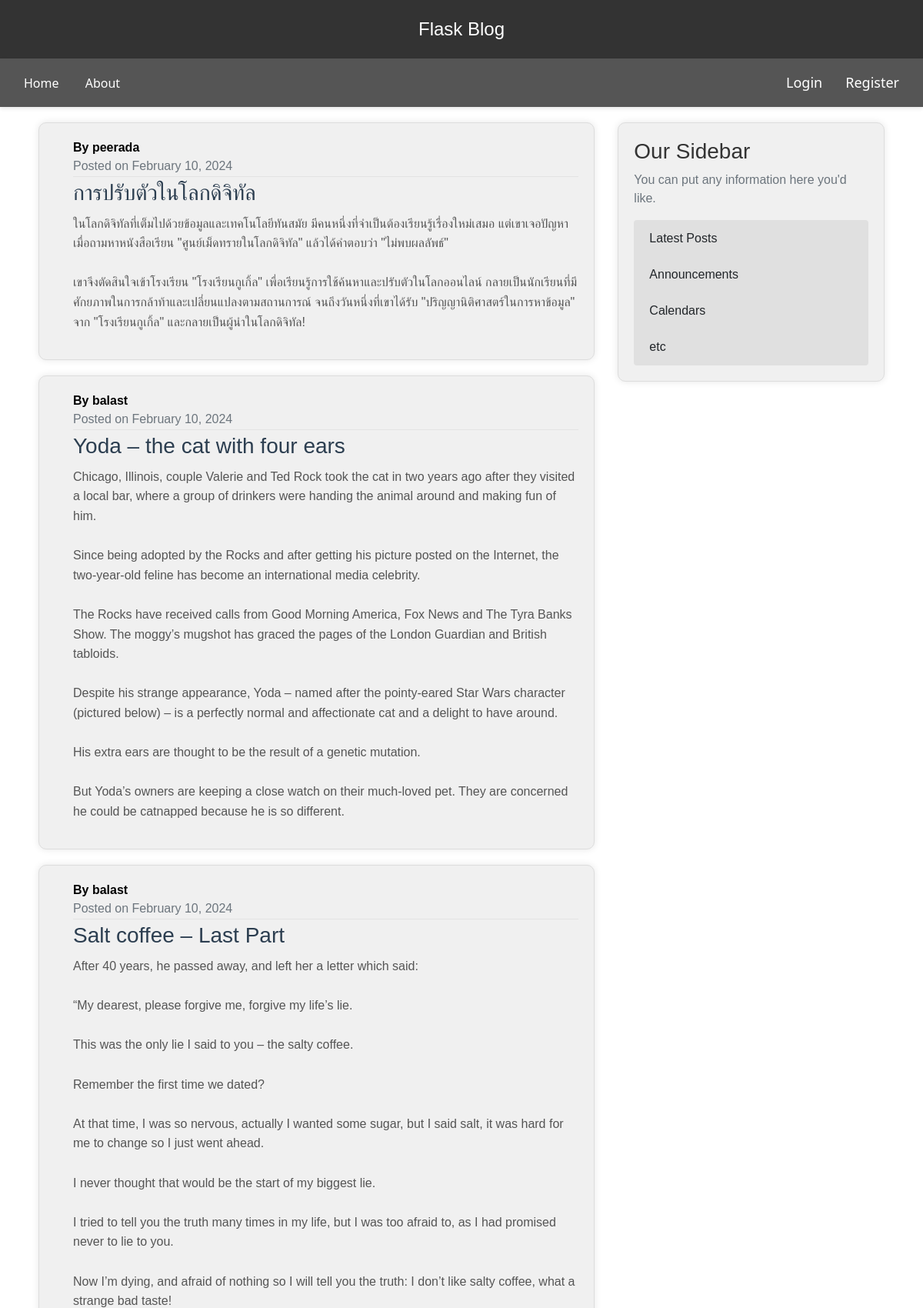
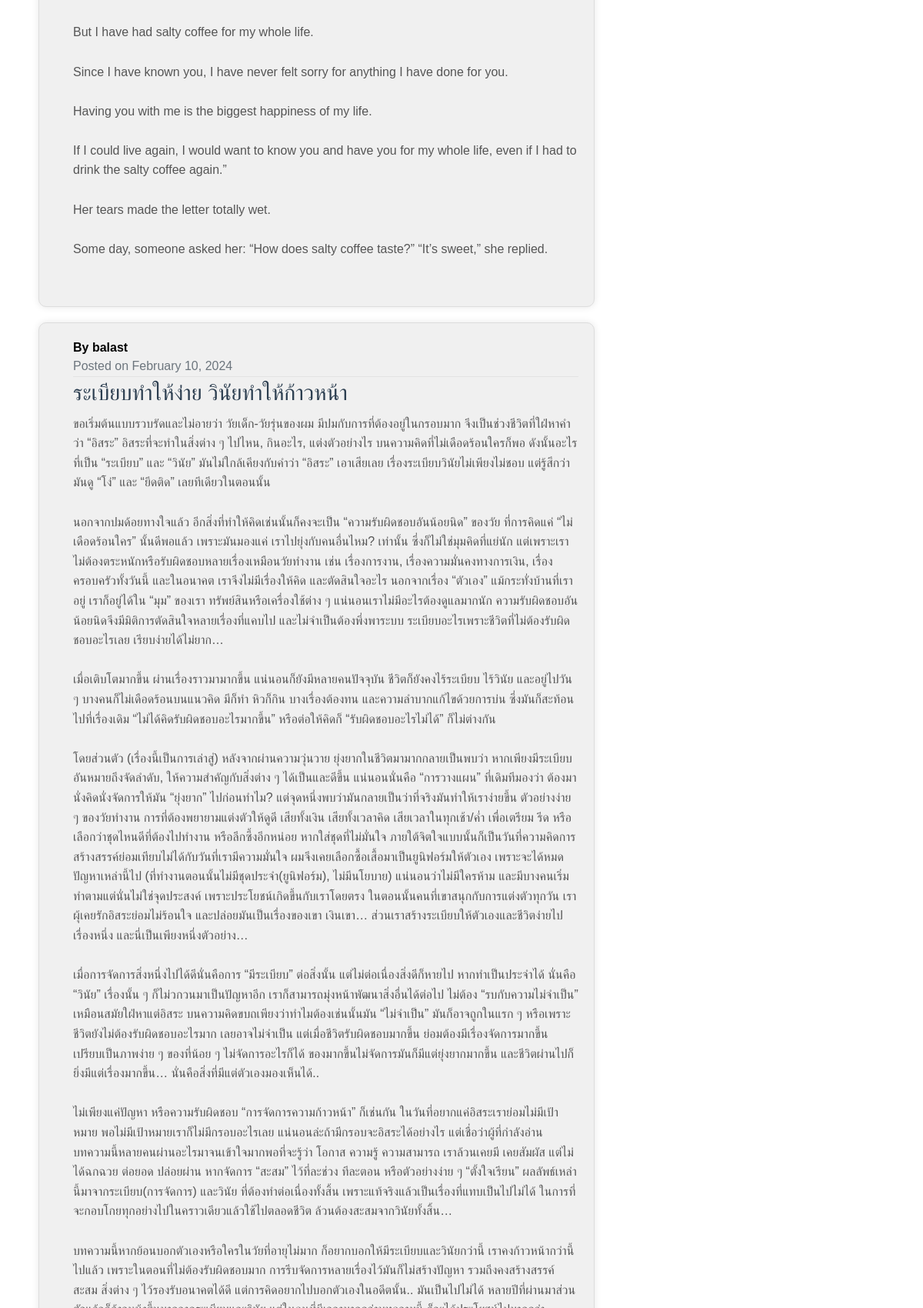
The page /home (upper part) on the database its author committed (2 pictures, top to bottom).
### flaskblog/model.py (models this page shows, shortened)
class Post(db.Model):
    id = db.Column(db.Integer, primary_key=True)
    title = db.Column(db.String(100), nullable=False)
    date_posted = db.Column(db.DateTime, nullable=False, default=datetime.utcnow())
    content = db.Column(db.Text, nullable=False)
    user_id = db.Column(db.Integer, db.ForeignKey('user.id'), nullable=False)

class User(db.Model, UserMixin):
    id = db.Column(db.Integer, primary_key=True)
    username = db.Column(db.String(20), unique=True, nullable=False)
    email = db.Column(db.String(120), unique=True, nullable=False)
    image_file = db.Column(db.String(20), nullable=False, default='default.jpg')
    password = db.Column(db.String(60), nullable=False)
    posts = db.relationship('Post', backref='author', lazy=True)

### flaskblog/routes.py (the view)
@app.route("/")
@app.route("/home")
def home():
    page = request.args.get('page', 1, type=int)
    posts = Post.query.order_by(Post.date_posted.desc()).paginate(page=page,per_page=5)
    return render_template('home.html', posts=posts)

### flaskblog/templates/home.html (shortened to what this page needs)
{% extends "layout.html" %}
{% block content %}
    {% for post in posts.items %}
    <article class="media content-section">
        <div class="media-body ml-4">
            <div class="article-metadata">
                <span class="mr-2">
                    <strong>By {{ post.author.username }}</strong><br>
                </span>
                <span class="text-muted">
                    Posted on {{ post.date_posted.strftime('%B %d, %Y') }}
                </span>
            </div>
            <a href="{{ url_for('post', post_id=post.id) }}" class="article-link">
                <h2 class="article-title">{{ post.title }}</h2>
            </a>
            <p class="article-content">{{ post.content }}</p>
        </div>
    </article>
    {% endfor %}
{% endblock content %}

### flaskblog/templates/layout.html (shortened to what this page needs)
<!DOCTYPE html>
<html lang="en">
<head>
    <link rel="stylesheet" href="https://cdn.jsdelivr.net/npm/bootstrap@5.3.2/dist/css/bootstrap.min.css">
    <link rel="stylesheet" type="text/css" href="{{ url_for('static', filename='main.css') }}">
    <link rel="stylesheet" href="https://stackpath.bootstrapcdn.com/bootstrap/4.3.1/css/bootstrap.min.css">
</head>
<body>
    <header>
        <a href="/">Flask Blog</a>
    </header>
    <div class="navbar">
        <nav>
            <a href="{{ url_for('home') }}">Home</a>
            <a href="{{ url_for('about') }}">About</a>
        </nav>
        <div class="right-nav">
            <nav>
                {% if current_user.is_authenticated %}
                    <a href="{{ url_for('new_post') }}">New Post</a>
                    <a href="{{ url_for('account') }}">Account</a>
                    <a href="{{ url_for('logout') }}">Logout</a>
                {% else %}
                    <a href="{{ url_for('login') }}">Login</a>
                    <a href="{{ url_for('register') }}">Register</a>
                {% endif %}
            </nav>
        </div>
    </div>
    <main class="container">
        <div class="row">
            <div class="col-md-8">
                {% block content %}{% endblock %}
            </div>
            <div class="col-md-4">
                <div class="content-section">
                    <h3>Our Sidebar</h3>
                    <p class="text-muted">You can put any information here you'd like.</p>
                    <ul class="list-group">
                        <li class="list-group-item">Latest Posts</li>
                        <li class="list-group-item">Announcements</li>
                        <li class="list-group-item">Calendars</li>
                        <li class="list-group-item">etc</li>
                    </ul>
                </div>
            </div>
        </div>
    </main>

### flaskblog/static/main.css (style rules this page uses)
body { background: #fafafa; color: #333333; margin-top: 5rem; }
h1, h2, h3, h4, h5, h6 { color: #444444; }
.content-section { background: #ffffff; padding: 10px 20px; border: 1px solid #dddddd; border-radius: 3px; margin-bottom: 20px; }
.article-title { color: #444444; }
.article-content { white-space: pre-line; }
.article-metadata { padding-bottom: 1px; margin-bottom: 4px; border-bottom: 1px solid #e3e3e3 }
body { display: flex; flex-direction: column; min-height: 100vh; }
main { flex-grow: 1; }
.navbar { display: flex; justify-content: space-between; align-items: center; background-color: #555555; color: white; padding: 10px 20px; font-family: 'Segoe UI', Tahoma, Geneva, Verdana, sans-serif; box-shadow: 0 2px 5px rgba(0, 0, 0, 0.1); }
.right-nav { margin-left: auto; }
.nav-links a, .right-nav a { text-decoration: none; color: white; font-size: 18px; transition: color 0.3s ease; }
.right-nav nav { display: flex; align-items: center; }
.right-nav a { margin-left: 15px; }
.article-link { text-decoration: none; color: #3498db; transition: color 0.3s ease; }
.article-title { font-size: 28px; color: #2c3e50; margin-bottom: 10px; }
.article-content { color: #555; line-height: 1.6; }
body { background-color: #fff; margin: 0; }

### flaskblog/templates/layout.html (style rules this page uses)
body { font-family: 'Arial', sans-serif; background-color: #ffffff; color: #000000; margin: 0; padding: 0; }
header { background-color: #333333; color: #ffffff; text-align: center; padding: 20px 0; }
header a { color: #ffffff; text-decoration: none; font-size: 1.5rem; }
nav { background-color: #555555; padding: 10px 0; }
nav a { color: #ffffff; margin: 0 15px; text-decoration: none; transition: color 0.3s ease; }
main.container { padding: 20px; }
.content-section { background-color: #f0f0f0; padding: 20px; margin-bottom: 20px; border-radius: 10px; box-shadow: 0 0 10px rgba(0, 0, 0, 0.1); transition: transform 0.3s ease; }
.content-section h3 { color: #333333; }
.content-section p.text-muted { color: #6c757d; }
.list-group-item { background-color: #e0e0e0; border: none; }
body { display: flex; flex-direction: column; min-height: 100vh; }
main { flex-grow: 1; }

### rows shown on the page
Post: author.username "peerada", date_posted "February 10, 2024", title "การปรับตัวในโลกดิจิทัล", content "ในโลกดิจิทัลที่เต็มไปด้วยข้อมูลและเทคโนโลยีทันสมัย มีคนหนึ่งที่จำเป็นต้องเรียนรู้เรื่องใหม่เสมอ แต่เขาเจอปัญหาเมื่อถามหาหนังสือเรียน \"ศูนย์เม็ดทรายในโลกดิจิทัล\" แล้วได้คำตอบว่า \"ไม่พบผลลัพธ์\" เขาจึงตัดสินใจเข้าโรงเรียน \"โรงเรียนกูเกิ้ล\" เพื่อเรียนรู้การใช้ค้นหาและปรับตัวในโลกออนไลน์ กลายเป็นนักเรียนที่มีศักยภาพในการกล้าท้าและเปลี่ยนแปลงตามสถานการณ์ จนถึงวันหนึ่งที่เขาได้รับ \"ปริญญานิติศาสตร์ในการหาข้อมูล\" จาก \"โรงเรียนกูเกิ้ล\" และกลายเป็นผู้นำในโลกดิจิทัล!"
Post: author.username "balast", date_posted "February 10, 2024", title "Yoda – the cat with four ears", content "Chicago, Illinois, couple Valerie and Ted Rock took the cat in two years ago after they visited a local bar, where a group of drinkers were handing the animal around and making fun of him. Since being adopted by the Rocks and after getting his picture posted on the Internet, the two-year-old feline has become an international media celebrity. The Rocks have received calls from Good Morning America, Fox News and The Tyra Banks Show. The moggy’s mugshot has graced the pages of the London Guardian and British tabloids. Despite his strange appearance, Yoda – named after the pointy-eared Star Wars character (pictured below) – is a perfectly normal and affectionate cat and a delight to have…"
Post: author.username "balast", date_posted "February 10, 2024", title "Salt coffee – Last Part", content "After 40 years, he passed away, and left her a letter which said: “My dearest, please forgive me, forgive my life’s lie. This was the only lie I said to you – the salty coffee. Remember the first time we dated? At that time, I was so nervous, actually I wanted some sugar, but I said salt, it was hard for me to change so I just went ahead. I never thought that would be the start of my biggest lie. I tried to tell you the truth many times in my life, but I was too afraid to, as I had promised never to lie to you. Now I’m dying, and afraid of nothing so I will tell you the truth: I don’t like salty coffee, what a strange bad taste! But I have had salty coffee for my whole life. Since I have…"
Post: author.username "balast", date_posted "February 10, 2024", title "ระเบียบทำให้ง่าย วินัยทำให้ก้าวหน้า"
